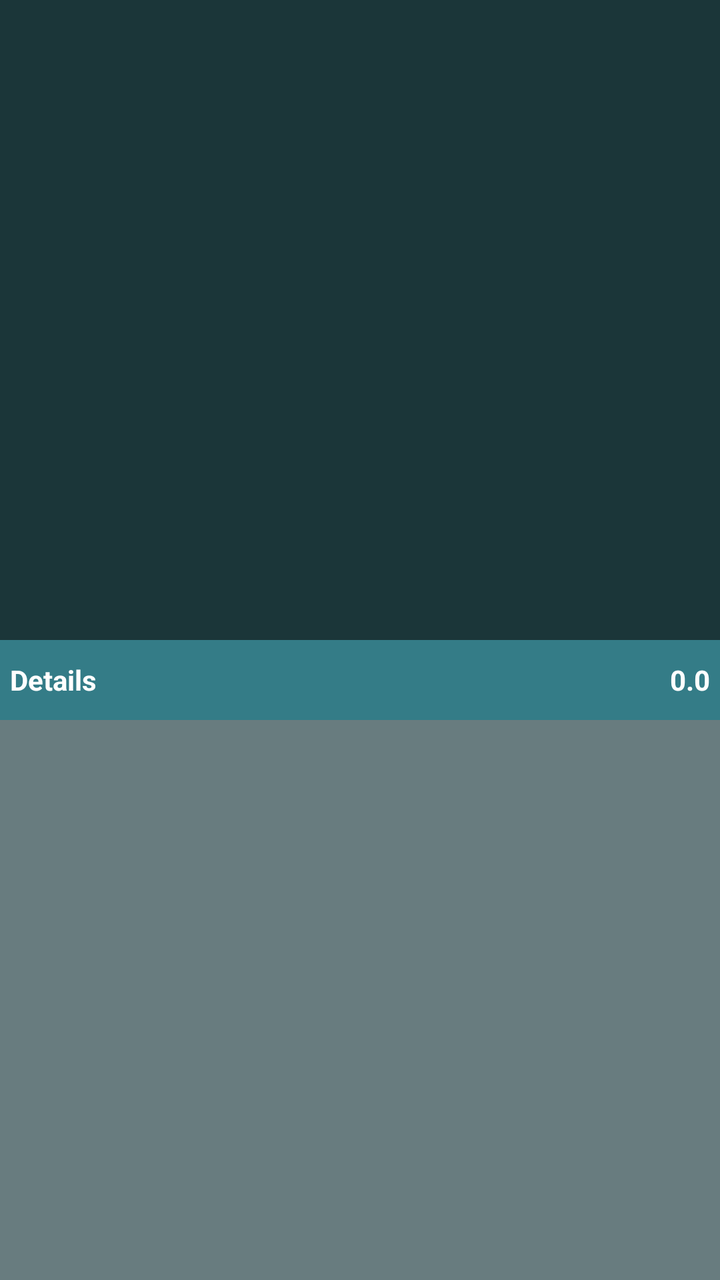
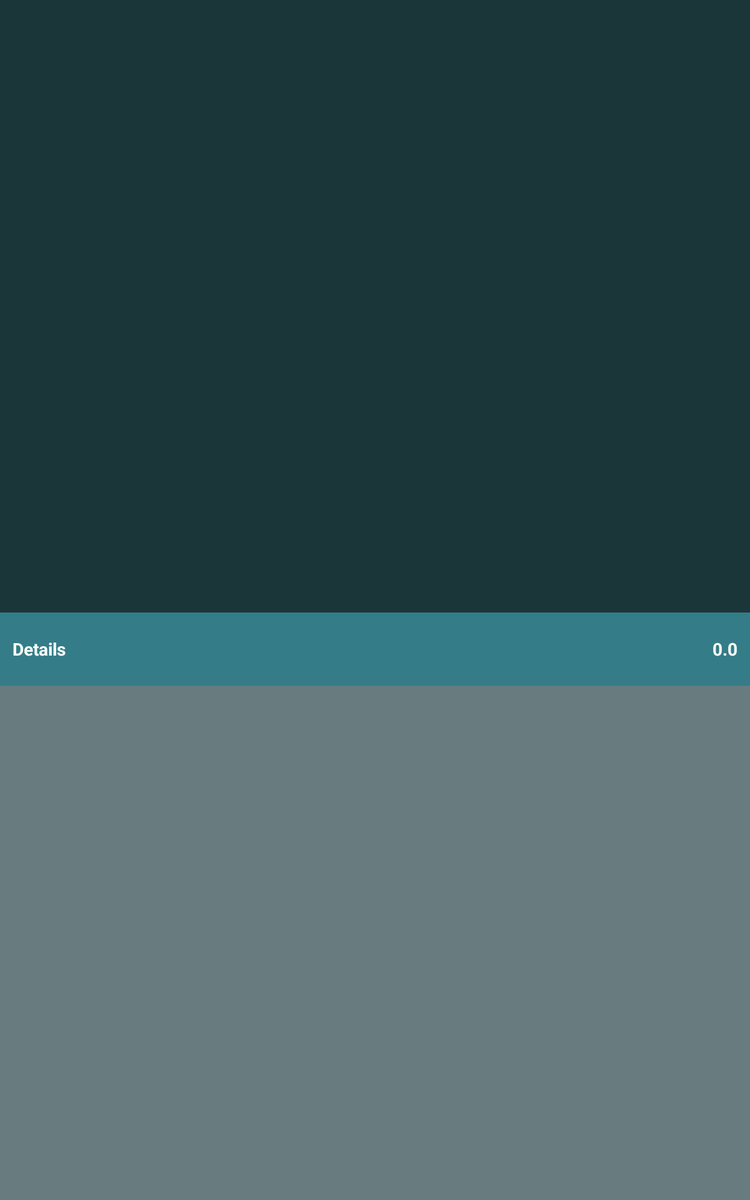

The same Android screen from two of the app's own layout files: first res/layout/ as a phone draws it, then the repository's variant for another configuration, drawn on a device whose configuration selects that folder. Both files follow.
<!-- AndroidManifest.xml: activity theme Theme.AppCompat -->
<!-- res/layout/activity_photo_detail.xml -->
<?xml version="1.0" encoding="utf-8"?>
<LinearLayout
    xmlns:android="http://schemas.android.com/apk/res/android"
    android:layout_width="match_parent"
    android:layout_height="match_parent"
    android:orientation="vertical"
    xmlns:tools="http://schemas.android.com/tools"
    tools:ignore="nestedWeights"
    android:weightSum="8"
    android:background="@color/background" >

    
    <LinearLayout
        android:layout_width="match_parent"
        android:layout_height="0dp"
        android:layout_weight="4"
        android:weightSum="1"
        android:orientation="vertical" >

        <android.support.v4.view.ViewPager
            android:id="@+id/pager_photo_detail"
            android:layout_width="fill_parent"
            android:layout_height="0dp"
            android:layout_weight="0.9"/>

        <ImageView
            android:id="@+id/scroll_helper"
            android:layout_width="fill_parent"
            android:layout_height="0dp"
            android:layout_weight="0.1"/>

    </LinearLayout>

    <LinearLayout
        android:layout_width="match_parent"
        android:layout_height="0dp"
        android:layout_weight="0.5"
        android:orientation="horizontal"
        android:background="@color/menu_background"
        android:padding="5dp"
        android:weightSum="5">

        <TextView
            android:id="@+id/label_photoDetailName"
            android:layout_width="0dp"
            android:layout_height="match_parent"
            android:gravity="center_vertical"
            android:text="@string/details"
            android:textStyle="bold"
            android:layout_weight="3"
            android:textColor="@android:color/white"/>

        <TextView
            android:id="@+id/label_photoDetailValue"
            android:layout_width="0dp"
            android:layout_height="match_parent"
            android:layout_weight="2"
            android:gravity="center_vertical|right"
            android:text="@string/placeholderValue"
            android:textStyle="bold"
            android:textColor="@android:color/white"/>

    </LinearLayout>

    <ListView
        android:id="@+id/photoDetailsListView"
        android:background="@color/sub_menu_background"
        android:layout_width="match_parent"
        android:layout_height="0dp"
        android:layout_weight="3.5"/>

</LinearLayout>
<!-- resources referenced by this layout -->
<resources>
  <color name="background">#1B3639</color>
  <color name="menu_background">#347C87</color>
  <color name="sub_menu_background">#687C7F</color>
  <string name="details">Details</string>
  <string name="placeholderValue">0.0</string>
</resources>
<!-- res/layout-sw480dp/activity_photo_detail.xml (the repository's variant of the layout above) -->
<!-- drawn on a 7-inch tablet held upright -->
<?xml version="1.0" encoding="utf-8"?>
<LinearLayout
    xmlns:android="http://schemas.android.com/apk/res/android"
    android:layout_width="match_parent"
    android:layout_height="match_parent"
    android:orientation="vertical"
    xmlns:tools="http://schemas.android.com/tools"
    tools:ignore="nestedWeights"
    android:weightSum="8"
    android:background="@color/background" >

    <LinearLayout
        android:layout_width="match_parent"
        android:layout_height="wrap_content"
        android:orientation="horizontal"
        android:layout_weight="4"
        android:weightSum="3">
        <ImageView
            android:id="@+id/img_original"
            android:layout_width="0dp"
            android:layout_height="match_parent"
            android:scaleType="fitXY"
            android:layout_margin="10dp"
            android:layout_weight="1"/>
        <ImageView
            android:id="@+id/img_viz1"
            android:layout_width="0dp"
            android:layout_height="match_parent"
            android:scaleType="fitXY"
            android:layout_margin="10dp"
            android:layout_weight="1"/>
        <ImageView
            android:id="@+id/img_viz2"
            android:layout_width="0dp"
            android:layout_height="match_parent"
            android:scaleType="fitXY"
            android:layout_margin="10dp"
            android:layout_weight="1"/>

    </LinearLayout>

    <LinearLayout
        android:layout_width="match_parent"
        android:layout_height="0dp"
        android:layout_weight="0.5"
        android:orientation="horizontal"
        android:background="@color/menu_background"
        android:padding="10dp"
        android:weightSum="5">

        <TextView
            android:id="@+id/label_photoDetailName"
            android:layout_width="0dp"
            android:layout_height="match_parent"
            android:gravity="center_vertical"
            android:text="@string/details"
            android:textStyle="bold"
            android:layout_weight="3"
            android:textColor="@android:color/white"/>

        <TextView
            android:id="@+id/label_photoDetailValue"
            android:layout_width="0dp"
            android:layout_height="match_parent"
            android:layout_weight="2"
            android:gravity="center_vertical|right"
            android:text="@string/placeholderValue"
            android:textStyle="bold"
            android:textColor="@android:color/white"/>

    </LinearLayout>

    <ListView
        android:id="@+id/photoDetailsListView"
        android:background="@color/sub_menu_background"
        android:layout_width="match_parent"
        android:layout_height="0dp"
        android:layout_weight="3.5"/>

</LinearLayout>
